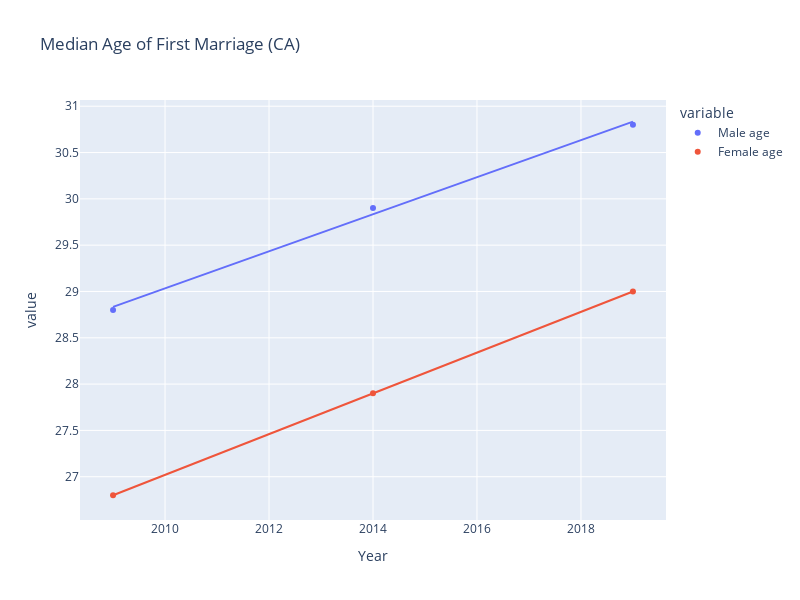

Source (notebook cell):
### Code cell
fig = px.scatter(data_frame = mar_cal, 
                x = "Year", 
                y = ["Male age", "Female age"],
                title = "Median Age of First Marriage (CA)",
                trendline = "ols", # ordinary least squares regression trendline
                width = 800,
                height = 600)

fig.show()

### Figure 1 — Plotly figure (JSON) as saved in the notebook; plotly's stock layout.template omitted (floating-point values rounded to 4 significant figures)
{"data": [{"hovertemplate": "variable=Male age<br>Year=%{x}<br>value=%{y}<extra></extra>", "legendgroup": "Male age", "marker": {"color": "#636efa", "symbol": "circle"}, "mode": "markers", "name": "Male age", "orientation": "v", "showlegend": true, "type": "scatter", "x": [2009, 2014, 2019], "xaxis": "x", "y": [28.8, 29.9, 30.8], "yaxis": "y"}, {"hovertemplate": "<b>OLS trendline</b><br>value = 0.2 * Year + -372.967<br>R<sup>2</sup>=0.996678<br><br>variable=Male age<br>Year=%{x}<br>value=%{y} <b>(trend)</b><extra></extra>", "legendgroup": "Male age", "marker": {"color": "#636efa", "symbol": "circle"}, "mode": "lines", "name": "Male age", "showlegend": false, "type": "scatter", "x": [2009, 2014, 2019], "xaxis": "x", "y": [28.83, 29.83, 30.83], "yaxis": "y"}, {"hovertemplate": "variable=Female age<br>Year=%{x}<br>value=%{y}<extra></extra>", "legendgroup": "Female age", "marker": {"color": "#EF553B", "symbol": "circle"}, "mode": "markers", "name": "Female age", "orientation": "v", "showlegend": true, "type": "scatter", "x": [2009, 2014, 2019], "xaxis": "x", "y": [26.8, 27.9, 29], "yaxis": "y"}, {"hovertemplate": "<b>OLS trendline</b><br>value = 0.22 * Year + -415.18<br>R<sup>2</sup>=1.000000<br><br>variable=Female age<br>Year=%{x}<br>value=%{y} <b>(trend)</b><extra></extra>", "legendgroup": "Female age", "marker": {"color": "#EF553B", "symbol": "circle"}, "mode": "lines", "name": "Female age", "showlegend": false, "type": "scatter", "x": [2009, 2014, 2019], "xaxis": "x", "y": [26.8, 27.9, 29.0], "yaxis": "y"}], "layout": {"height": 600, "legend": {"title": {"text": "variable"}, "tracegroupgap": 0}, "title": {"text": "Median Age of First Marriage (CA)"}, "width": 800, "xaxis": {"anchor": "y", "domain": [0, 1], "title": {"text": "Year"}}, "yaxis": {"anchor": "x", "domain": [0, 1], "title": {"text": "value"}}}}
